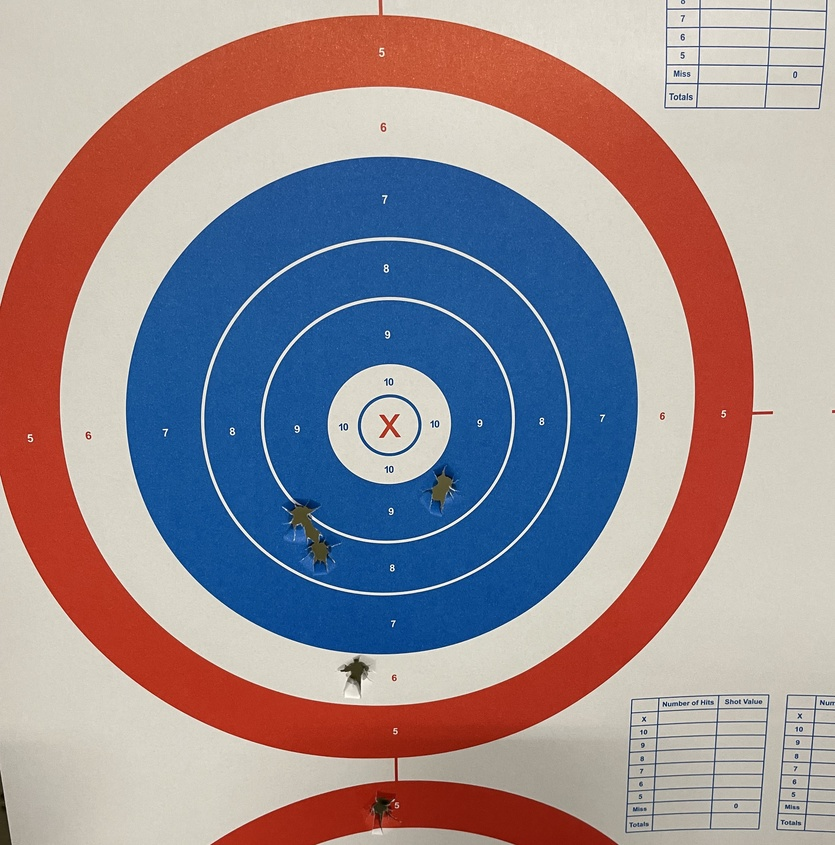
%> input picture utilities/IMG_1718.jpg, 835 x 845 px, shrunk from 3024 x 3060 before the run
$ octave image_registration.m   (GNU Octave 9; MATLAB toolbox functions it lacks are replaced by stand-ins)
%> lines starting %> are read from the running program, lines starting %| are printed output that depends on the picture; in (x1, y1, x2, y2) boxes, pixels count from 0 and x2, y2 are one past the last pixel; in counts of white or black regions, pixels touching at a corner belong together; the program's own positions count from 1
### utilities/PlaceThresholdBars.m
function PlaceThresholdBars(plotNumber, lowThresh, highThresh)
try
	% Show the thresholds as vertical red bars on the histograms.
	subplot(3, 4, plotNumber);
	hold on;
	yAxisRangeValues = ylim;
	line([lowThresh, lowThresh], yAxisRangeValues, 'Color', 'r', 'LineWidth', 2);
	line([highThresh, highThresh], yAxisRangeValues, 'Color', 'r', 'LineWidth', 2);
	% Place a text label on the bar chart showing the threshold.
	fontSizeThresh = 14;
	annotationTextL = sprintf('%d', lowThresh);
	annotationTextH = sprintf('%d', highThresh);
	% For text(), the x and y need to be of the data class "double" so let's cast both to double.
	text(double(lowThresh + 5), double(0.85 * yAxisRangeValues(2)), annotationTextL, 'FontSize', fontSizeThresh, 'Color', [0 .5 0], 'FontWeight', 'Bold');
	text(double(highThresh + 5), double(0.85 * yAxisRangeValues(2)), annotationTextH, 'FontSize', fontSizeThresh, 'Color', [0 .5 0], 'FontWeight', 'Bold');

	% Show the range as arrows.
	% Can't get it to work, with either gca or gcf.
	% 	annotation(gca, 'arrow', [lowThresh/maxXValue(2) highThresh/maxXValue(2)],[0.7 0.7]);
catch ME
	callStackString = GetCallStack(ME);
	errorMessage = sprintf('Error in program %s.\nTraceback (most recent at top):\n%s\nError Message:\n%s', ...
		mfilename, callStackString, ME.message);
	errordlg(errorMessage);
end
return; % from PlaceThresholdBars()

### utilities/image_registration.m
%----------------------------------------------------------------------------
% Function to show the low and high threshold bars on the histogram plots.


% prepare things
close all;
fontSize = 16;
% figure;
% Maximize the figure.
% set(gcf, 'Position', get(0, 'ScreenSize'));


fullImageFileName = 'E:\Dropbox\personal\1. Tim\Image Registration\IMG_1718.jpg';
[rgbImage storedColorMap] = imread(fullImageFileName);
%> rgbImage is the input picture: size 845x835x3 uint8; mean R, G, B 153.3, 140.5, 146.7
%> storedColorMap = []
[rows columns numberOfColorBands] = size(rgbImage);
redBand = rgbImage(:, :, 1);
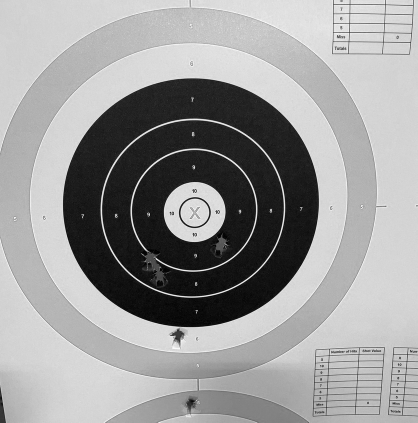
%> redBand: size 845x835 uint8 (shown at 1/2 size); min 0, max 255, mean 153.3
greenBand = rgbImage(:, :, 2);
blueBand = rgbImage(:, :, 3);
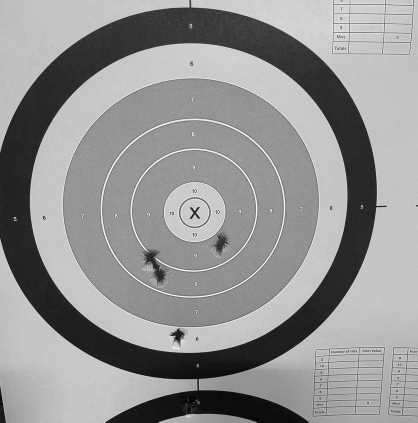
%> blueBand: size 845x835 uint8 (shown at 1/2 size); min 0, max 255, mean 146.7
subplot(3, 4, 2);
imshow(redBand);
title('Red Band', 'FontSize', fontSize);
subplot(3, 4, 3);
imshow(greenBand);
title('Green Band', 'FontSize', fontSize);
subplot(3, 4, 4);
imshow(blueBand);
title('Blue Band', 'FontSize', fontSize);

% some diagnostics
if strcmpi(class(rgbImage), 'uint8')
		% Flag for 256 gray levels.
	eightBit = true;
else
	eightBit = false;
end

% Display the original image.
subplot(3, 4, 1);
imshow(rgbImage);
drawnow; % Make it display immediately.

% Compute and plot the red histogram.
hR = subplot(3, 4, 6);
[countsR, grayLevelsR] = imhist(redBand);
%> countsR = 256 values, max 27283 at index 213, min 83 at index 2, mean 2756.2; grayLevelsR = 256 values from 0 to 255
maxGLValueR = find(countsR > 0, 1, 'last');
%> maxGLValueR = 256
maxCountR = max(countsR);
%> maxCountR = 27283
bar(countsR, 'r');
grid on;
xlabel('Gray Levels');
ylabel('Pixel Count');
title('Histogram of Red Band', 'FontSize', fontSize);

% Compute and plot the green histogram.
hG = subplot(3, 4, 7);
[countsG, grayLevelsG] = imhist(greenBand);
%> countsG = 256 values, max 25489 at index 210, min 1 at index 1, mean 2756.2; grayLevelsG = 256 values from 0 to 255
maxGLValueG = find(countsG > 0, 1, 'last');
%> maxGLValueG = 256
maxCountG = max(countsG);
%> maxCountG = 25489
bar(countsG, 'g', 'BarWidth', 0.95);
grid on;
xlabel('Gray Levels');
ylabel('Pixel Count');
title('Histogram of Green Band', 'FontSize', fontSize);

% Compute and plot the blue histogram.
hB = subplot(3, 4, 8);
[countsB, grayLevelsB] = imhist(blueBand);
%> countsB = 256 values, max 25565 at index 197, min 24 at index 2, mean 2756.2; grayLevelsB = 256 values from 0 to 255
maxGLValueB = find(countsB > 0, 1, 'last');
%> maxGLValueB = 256
maxCountB = max(countsB);
%> maxCountB = 25565
bar(countsB, 'b');
grid on;
xlabel('Gray Levels');
ylabel('Pixel Count');
title('Histogram of Blue Band', 'FontSize', fontSize);

% Set all axes to be the same width and height.
% This makes it easier to compare them.
maxGL = max([maxGLValueR,  maxGLValueG, maxGLValueB]);
%> maxGL = 256
if eightBit
    maxGL = 255;
end
maxCount = max([maxCountR,  maxCountG, maxCountB]);
%> maxCount = 27283
axis([hR hG hB], [0 maxGL 0 maxCount]);

% Plot all 3 histograms in one plot.
subplot(3, 4, 5);
plot(grayLevelsR, countsR, 'r', 'LineWidth', 2);
grid on;
xlabel('Gray Levels');
ylabel('Pixel Count');
hold on;
plot(grayLevelsG, countsG, 'g', 'LineWidth', 2);
plot(grayLevelsB, countsB, 'b', 'LineWidth', 2);
title('Histogram of All Bands', 'FontSize', fontSize);
maxGrayLevel = max([maxGLValueR, maxGLValueG, maxGLValueB]);
%> maxGrayLevel = 256
% Trim x-axis to just the max gray level on the bright end.
if eightBit
    xlim([0 255]);
else
    xlim([0 maxGrayLevel]);
end

% now assign low and high thresholds for each color band

% Take a guess at the values that might work for the user's image.
redThresholdLow = graythresh(redBand);
%> redThresholdLow = 0.443
redThresholdHigh = 255;
greenThresholdLow = 0;
greenThresholdHigh = graythresh(greenBand);
%> greenThresholdHigh = 0.541
blueThresholdLow = 0;
blueThresholdHigh = graythresh(blueBand);
%> blueThresholdHigh = 0.431
if eightBit
    redThresholdLow = uint8(redThresholdLow * 255);
%> redThresholdLow = 113
    greenThresholdHigh = uint8(greenThresholdHigh * 255);
%> greenThresholdHigh = 138
    blueThresholdHigh = uint8(blueThresholdHigh * 255);
%> blueThresholdHigh = 110
end

% Show the thresholds as vertical red bars on the histograms.
PlaceThresholdBars(6, redThresholdLow, redThresholdHigh);
%> in PlaceThresholdBars, `annotationTextL = sprintf('%d', lowThresh);`: annotationTextL = '113'
PlaceThresholdBars(7, greenThresholdLow, greenThresholdHigh);
PlaceThresholdBars(8, blueThresholdLow, blueThresholdHigh);

% Now apply each color band's particular thresholds to the color band
redMask = (redBand >= redThresholdLow) & (redBand <= redThresholdHigh);
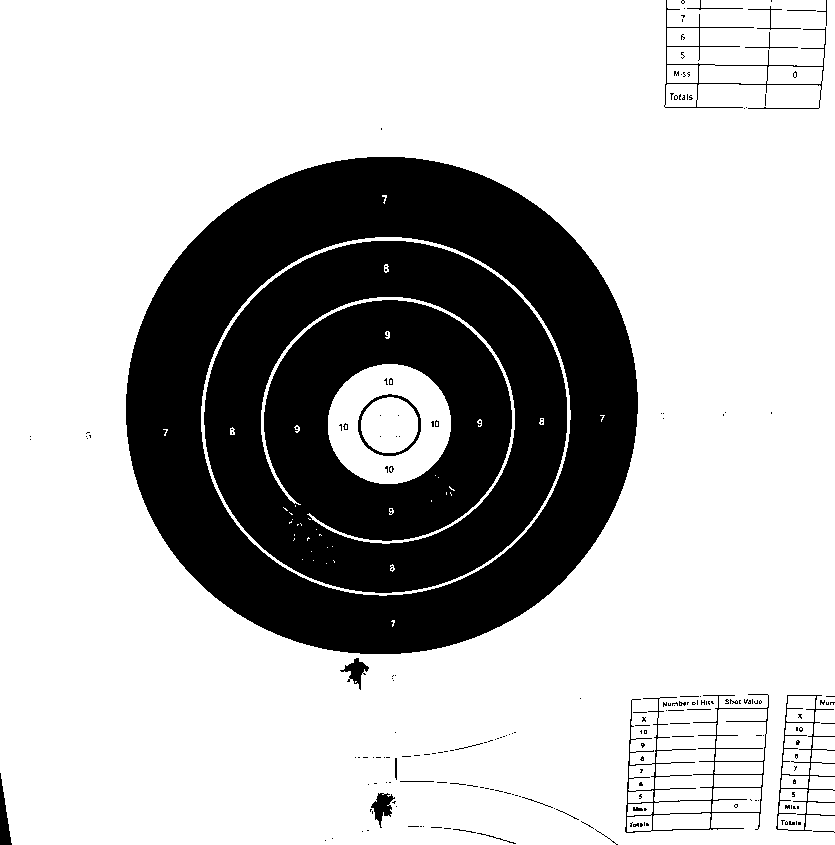
%> redMask: size 845x835 logical; 73.1% white; 213 black regions (185 under 20 px), largest, box (x1, y1, x2, y2) and area: (126, 157, 638, 654) 96225, (204, 241, 567, 593) 86108, (625, 694, 769, 833) 1831
greenMask = (greenBand >= greenThresholdLow) & (greenBand <= greenThresholdHigh);
%> greenMask: size 845x835 logical; 48.7% white; 91 white regions (64 under 20 px), largest, box (x1, y1, x2, y2) and area: (0, 0, 773, 845) 152737, (126, 157, 638, 654) 96270, (204, 241, 567, 593) 86145
blueMask = (blueBand >= blueThresholdLow) & (blueBand <= blueThresholdHigh);
%> blueMask: size 845x835 logical; 23.3% white; 1030 white regions (949 under 20 px), largest, box (x1, y1, x2, y2) and area: (0, 0, 773, 845) 152263, (283, 491, 343, 569) 1326, (625, 721, 710, 833) 662

% Display the thresholded binary images.
fontSize = 16;
subplot(3, 4, 10);
imshow(redMask, []);
title('Is-Red Mask', 'FontSize', fontSize);
subplot(3, 4, 11);
imshow(greenMask, []);
title('Is-Not-Green Mask', 'FontSize', fontSize);
subplot(3, 4, 12);
imshow(blueMask, []);
title('Is-Not-Blue Mask', 'FontSize', fontSize);
% Combine the masks to find where all 3 are "true."
% Then we will have the mask of only the red parts of the image.
redObjectsMask = uint8(redMask & greenMask & blueMask);
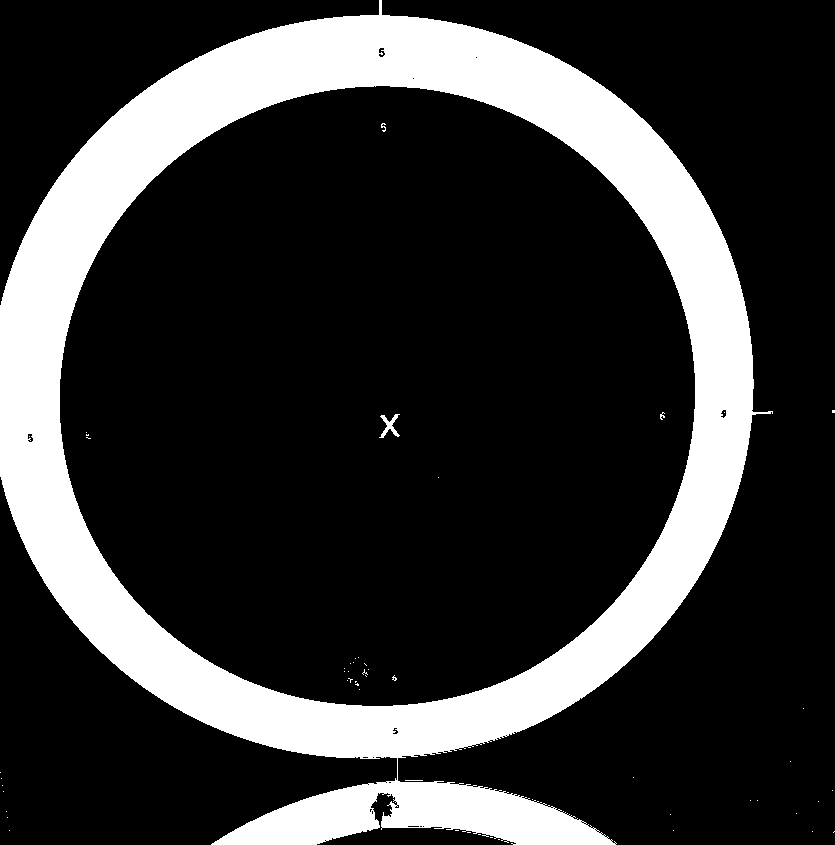
%> redObjectsMask: size 845x835 uint8; values 0 (black) and 1 (white), 21.5% white; 54 white regions (50 under 20 px), largest, box (x1, y1, x2, y2) and area: (0, 0, 773, 845) 151336, (379, 414, 400, 438) 193, (381, 123, 386, 132) 24, (660, 412, 665, 420) 21
subplot(3, 4, 9);
imshow(redObjectsMask, []);
caption = sprintf('Mask of Only\nThe Red Objects');
title(caption, 'FontSize', fontSize);
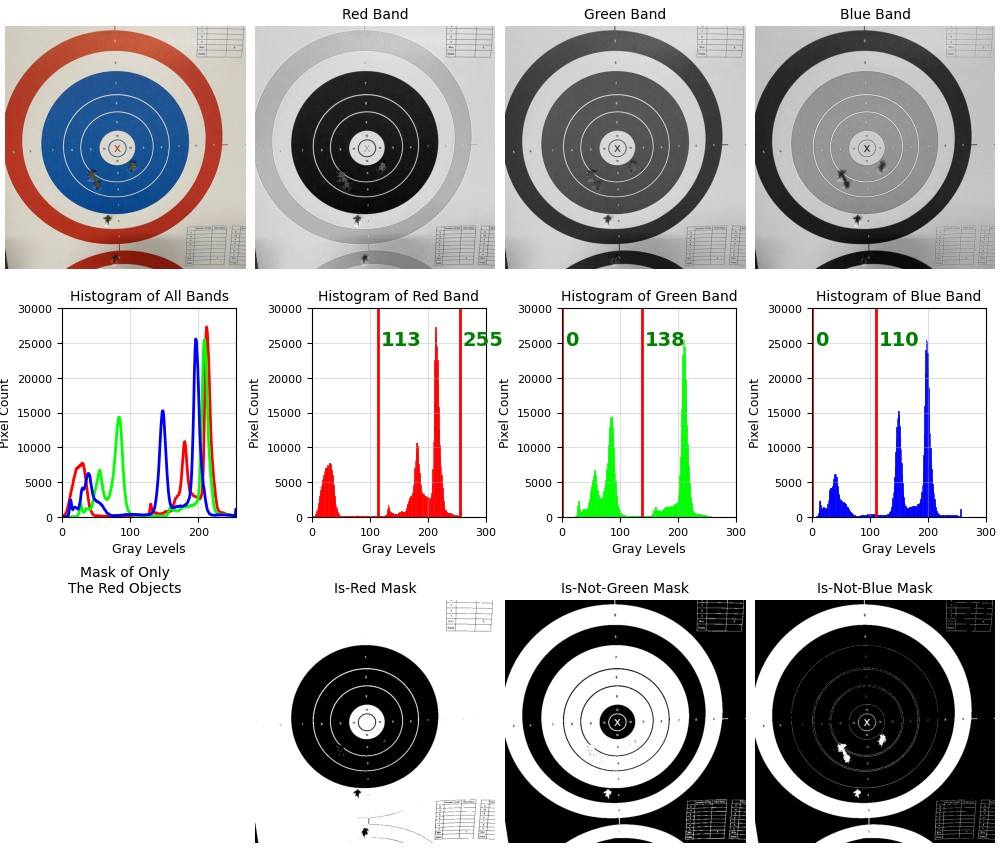
%> figure redrawn from the program's plot data, 12 panels

% Tell user that we're going to filter out small objects.
smallestAcceptableArea = 100; % Keep areas only if they're bigger than this.

$ run again, with utilities/IMG_1719.jpg copied over utilities/IMG_1718.jpg
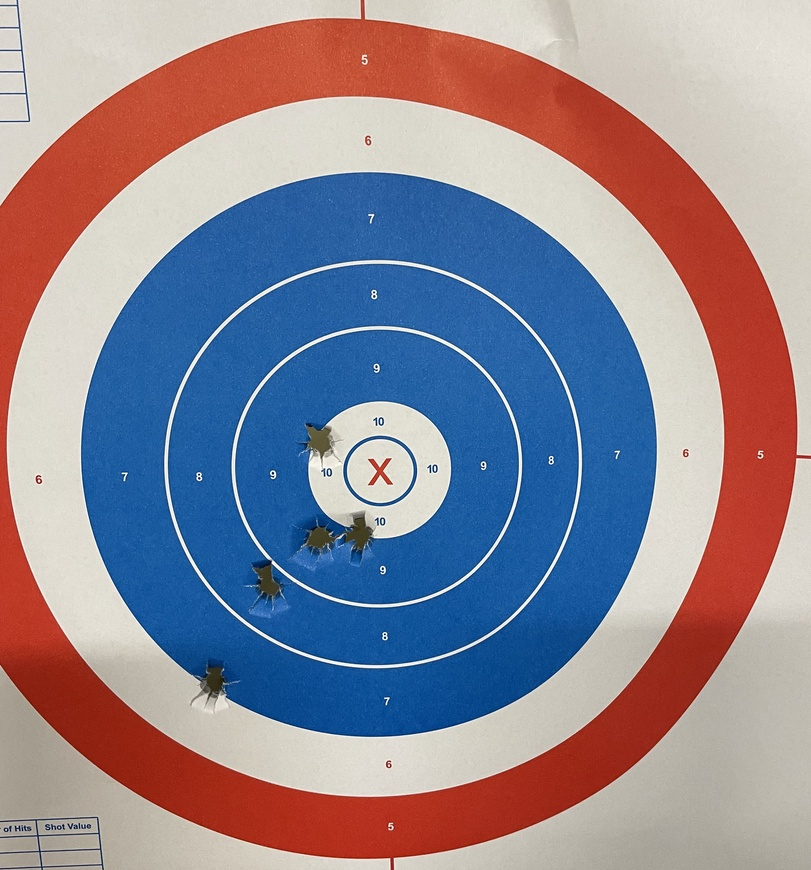
%> input picture utilities/IMG_1719.jpg, 811 x 870 px, shrunk from 2652 x 2844 before the run
%> rgbImage is the input picture: size 870x811x3 uint8; mean R, G, B 143.1, 135.1, 148
%> storedColorMap = []
%> countsR = 256 values, max 17575 at index 222, min 60 at index 104, mean 2756.1; grayLevelsR = 256 values from 0 to 255
%> maxGLValueR = 256
%> maxCountR = 17575
%> countsG = 256 values, max 17689 at index 220, min 0 at index 1, mean 2756.1; grayLevelsG = 256 values from 0 to 255
%> maxGLValueG = 256
%> maxCountG = 17689
%> countsB = 256 values, max 17194 at index 208, min 1 at index 2, mean 2756.1; grayLevelsB = 256 values from 0 to 255
%> maxGLValueB = 256
%> maxCountB = 17194
%> maxGL = 256
%> maxCount = 17689
%> maxGrayLevel = 256
%> `redThresholdLow = graythresh(redBand);`: redThresholdLow = 0.451
%> `greenThresholdHigh = graythresh(greenBand);`: greenThresholdHigh = 0.553
%> `blueThresholdHigh = graythresh(blueBand);`: blueThresholdHigh = 0.431
%> `redThresholdLow = uint8(redThresholdLow * 255);`: redThresholdLow = 115
%> `greenThresholdHigh = uint8(greenThresholdHigh * 255);`: greenThresholdHigh = 141
%> `blueThresholdHigh = uint8(blueThresholdHigh * 255);`: blueThresholdHigh = 110
%> annotationTextL = '115'
%> `redMask = (redBand >= redThresholdLow) & (redBand <= redThresholdHigh);`:
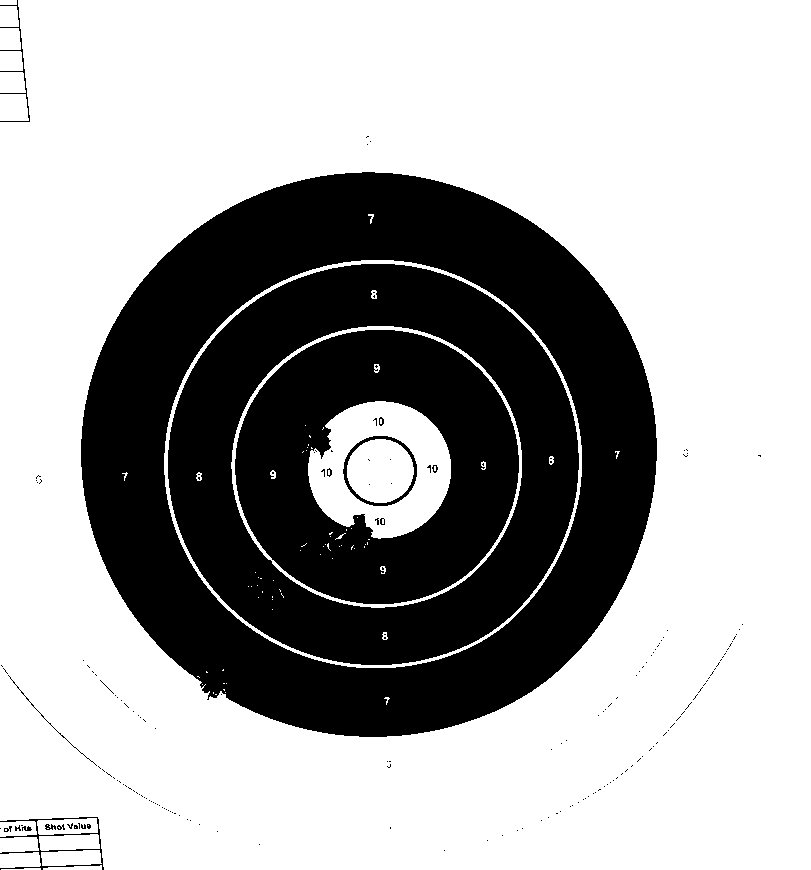
%> redMask: size 870x811 logical; 66.7% white; 189 black regions (173 under 20 px), largest, box (x1, y1, x2, y2) and area: (81, 172, 657, 737) 120757, (168, 264, 579, 665) 65161, (235, 330, 519, 604) 46391
%> greenMask: size 870x811 logical; 55.2% white; 116 black regions (79 under 20 px), largest, box (x1, y1, x2, y2) and area: (7, 96, 724, 797) 137254, (364, 0, 811, 456) 55065, (394, 458, 811, 870) 51142
%> blueMask: size 870x811 logical; 22.9% white; 1179 white regions (1154 under 20 px), largest, box (x1, y1, x2, y2) and area: (0, 0, 811, 870) 153649, (301, 509, 377, 555) 1458, (146, 631, 229, 701) 835
%> `redObjectsMask = uint8(redMask & greenMask & blueMask);`:
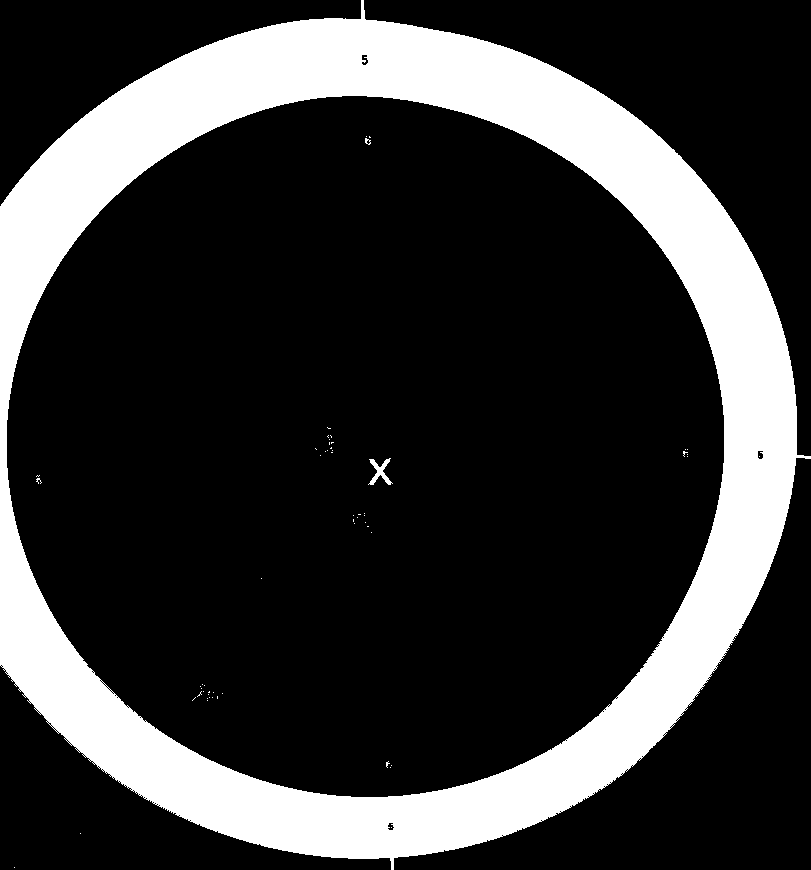
%> redObjectsMask: size 870x811 uint8; values 0 (black) and 1 (white), 21.8% white; 59 white regions (56 under 20 px), largest, box (x1, y1, x2, y2) and area: (0, 0, 811, 870) 153283, (368, 458, 393, 485) 256, (365, 138, 371, 145) 23
